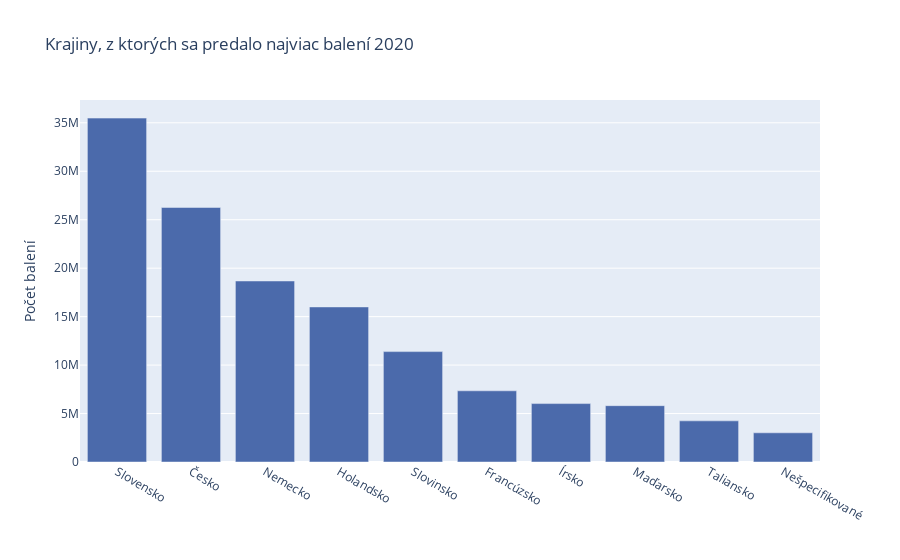

This figure's notebook cell:
### Code cell
px.bar(table2020.head(10), x='STAT_popis', y='Počet balení', title='Krajiny, z ktorých sa predalo najviac balení 2020', color_discrete_sequence=[modra], labels={'STAT_popis': ''})

### Figure 1 — Plotly figure (JSON) as saved in the notebook; plotly's stock layout.template omitted (floating-point values rounded to 4 significant figures)
{"data": [{"alignmentgroup": "True", "hovertemplate": "=%{x}<br>Počet balení=%{y}<extra></extra>", "legendgroup": "", "marker": {"color": "#4B6AAB"}, "name": "", "offsetgroup": "", "orientation": "v", "showlegend": false, "textposition": "auto", "type": "bar", "x": ["Slovensko", "Česko", "Nemecko", "Holandsko", "Slovinsko", "Francúzsko", "ĺrsko", "Maďarsko", "Taliansko", "Nešpecifikované"], "xaxis": "x", "y": [35490000.0, 26260000.0, 18680000.0, 16000000.0, 11390000.0, 7346000.0, 6027000.0, 5813000.0, 4246000.0, 3014000.0], "yaxis": "y"}], "layout": {"barmode": "relative", "legend": {"tracegroupgap": 0}, "title": {"text": "Krajiny, z ktorých sa predalo najviac balení 2020"}, "xaxis": {"anchor": "y", "domain": [0, 1], "title": {"text": ""}}, "yaxis": {"anchor": "x", "domain": [0, 1], "title": {"text": "Počet balení"}}}}
